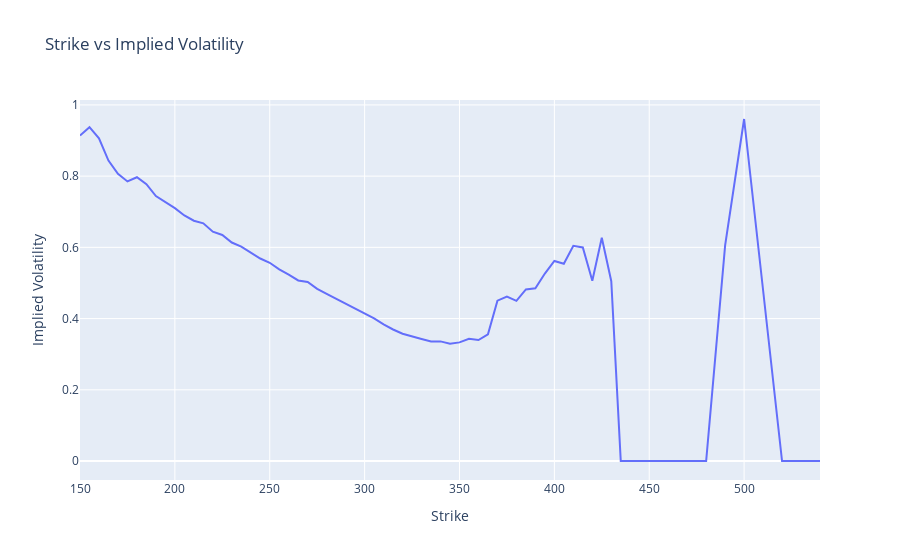

Write notebook code for a chart like this one.
### Code cell
# plot implied volatility vs strike
fig = go.Figure()
fig.add_trace(go.Scatter(x=options_df.index, y=options_df.impliedVolatility, mode='lines'))

fig.update_layout(title="Strike vs Implied Volatility", xaxis_title="Strike", yaxis_title="Implied Volatility")
fig.show()

### Figure 1 — Plotly figure (JSON) as saved in the notebook; plotly's stock layout.template omitted (floating-point values rounded to 4 significant figures)
{"data": [{"mode": "lines", "type": "scatter", "x": [150, 155, 160, 165, 170, 175, 180, 185, 190, 195, 200, 205, 210, 215, 220, 225, 230, 235, 240, 245, 250, 255, 260, 265, 270, 275, 280, 285, 290, 295, 300, 305, 310, 315, 320, 325, 330, 335, 340, 345, 350, 355, 360, 365, 370, 375, 380, 385, 390, 395, 400, 405, 410, 415, 420, 425, 430, 435, 440, 445, 450, 460, 465, 470, 480, 490, 500, 520, 540], "y": [0.9141, 0.9375, 0.9063, 0.8438, 0.8066, 0.7852, 0.7969, 0.7773, 0.7441, 0.7275, 0.71, 0.6895, 0.6748, 0.6675, 0.644, 0.6348, 0.6135, 0.6023, 0.5842, 0.5686, 0.5566, 0.5381, 0.5234, 0.5071, 0.5028, 0.4836, 0.4694, 0.4559, 0.4424, 0.4281, 0.4139, 0.4004, 0.3839, 0.3693, 0.3574, 0.3509, 0.3425, 0.3356, 0.3359, 0.3291, 0.3331, 0.343, 0.3399, 0.3558, 0.4502, 0.4619, 0.4497, 0.4817, 0.4851, 0.5264, 0.5619, 0.5537, 0.6045, 0.5996, 0.5064, 0.627, 0.5049, 1e-05, 1e-05, 1e-05, 1e-05, 1e-05, 1e-05, 1e-05, 1e-05, 0.6055, 0.9604, 1e-05, 1e-05]}], "layout": {"title": {"text": "Strike vs Implied Volatility"}, "xaxis": {"title": {"text": "Strike"}}, "yaxis": {"title": {"text": "Implied Volatility"}}}}
